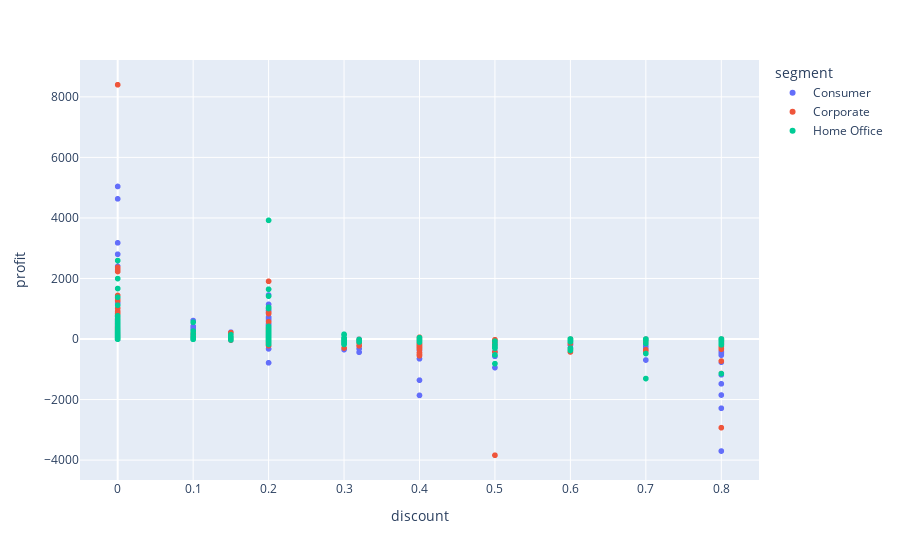

Notebook source saved alongside this figure:
### Code cell
px.scatter(train, x='discount', y='profit', color='segment')

### Figure 1 — Plotly figure (JSON) as saved in the notebook; plotly's stock layout.template omitted (floating-point values rounded to 4 significant figures; data arrays with more than 128 entries replaced by an {"elided": "..."} marker saying what was removed)
{"data": [{"hovertemplate": "segment=Consumer<br>discount=%{x}<br>profit=%{y}<extra></extra>", "legendgroup": "Consumer", "marker": {"color": "#636efa", "symbol": "circle"}, "mode": "markers", "name": "Consumer", "showlegend": true, "type": "scattergl", "x": {"elided": "3753 float values"}, "xaxis": "x", "y": {"elided": "3753 float values"}, "yaxis": "y"}, {"hovertemplate": "segment=Corporate<br>discount=%{x}<br>profit=%{y}<extra></extra>", "legendgroup": "Corporate", "marker": {"color": "#EF553B", "symbol": "circle"}, "mode": "markers", "name": "Corporate", "showlegend": true, "type": "scattergl", "x": {"elided": "2156 float values"}, "xaxis": "x", "y": {"elided": "2156 float values"}, "yaxis": "y"}, {"hovertemplate": "segment=Home Office<br>discount=%{x}<br>profit=%{y}<extra></extra>", "legendgroup": "Home Office", "marker": {"color": "#00cc96", "symbol": "circle"}, "mode": "markers", "name": "Home Office", "showlegend": true, "type": "scattergl", "x": {"elided": "1264 float values"}, "xaxis": "x", "y": {"elided": "1264 float values"}, "yaxis": "y"}], "layout": {"autosize": true, "legend": {"title": {"text": "segment"}, "tracegroupgap": 0}, "margin": {"t": 60}, "xaxis": {"anchor": "y", "autorange": true, "domain": [0, 1], "range": [-0.04861, 0.8486], "title": {"text": "discount"}, "type": "linear"}, "yaxis": {"anchor": "x", "autorange": true, "domain": [0, 1], "range": [-4788.0, 9348.0], "title": {"text": "profit"}, "type": "linear"}}}
